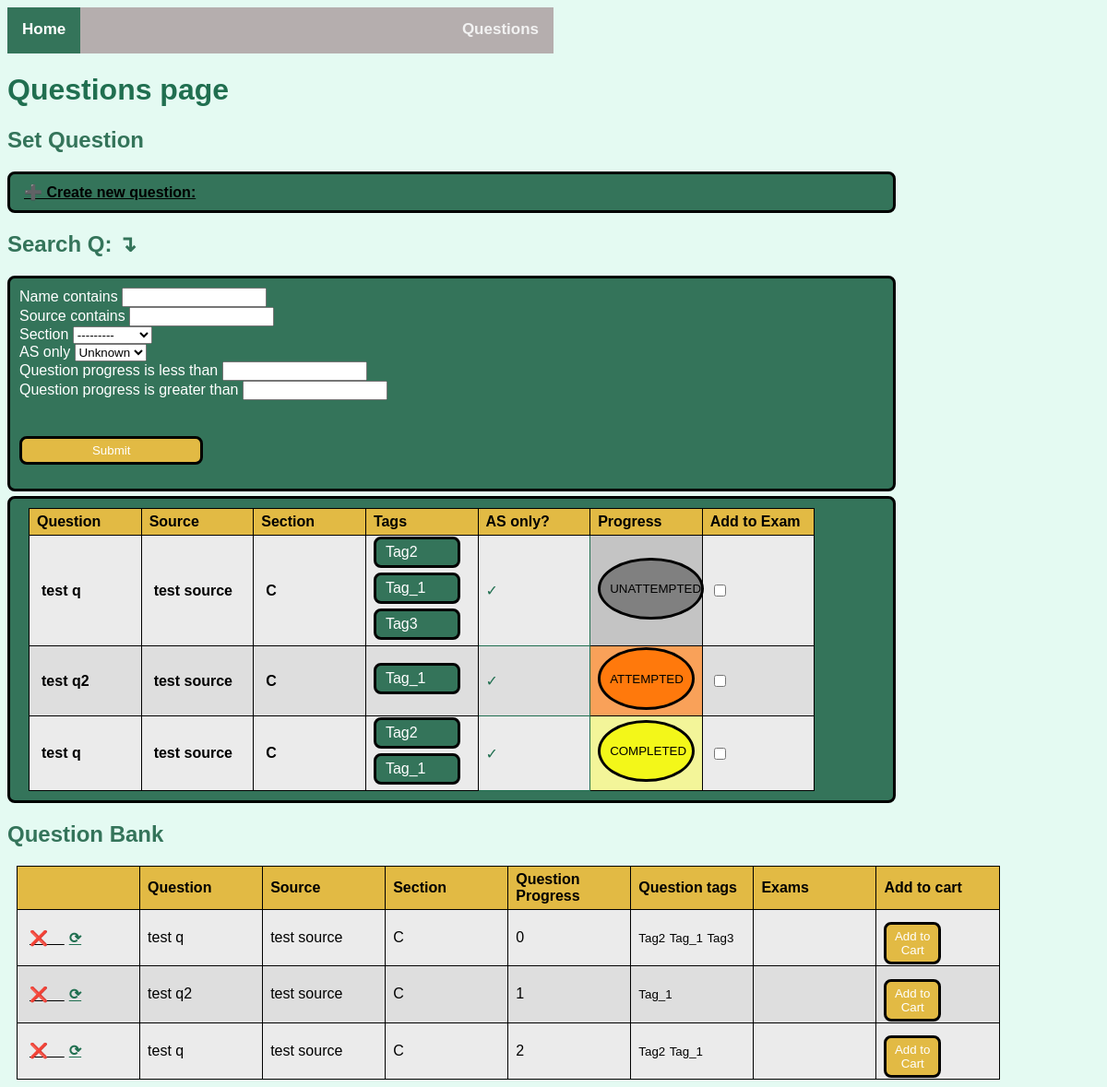
Screenshot of /questions/ with the database file from the repository.
### EB_app/models.py (models this page shows, shortened)
class Question(models.Model):
  name = models.CharField(unique=False, max_length=200)
  source = models.CharField(unique=False, max_length=200)
  Section_choices = [("C","Core"),("S","Stats"),("M","Mechanics"),]
  section = models.CharField(default = "C", max_length=1, choices= Section_choices)
  publish_year = models.DateTimeField()
  AS_only = models.BooleanField(default = True)
  question_progress = models.IntegerField(default = 0)
  tags = TaggableManager()
  class Meta:
    ordering = ["question_progress"]

### EB_app/views.py (the view)
# urls.py: path("questions/", views.QuestionsView, name = 'questions'), #name=''questions'' consistent with base template nav bar
def QuestionsView(request):
    questions = Question.objects.all()
    question_filter = QuestionFilter(request.GET, queryset= questions) #applies QuestionFilter to query set
    context ={
        'questions': questions,
        'question_filter': question_filter
    }
    return render(request, "EB_app/questions.html", context)

### EB_app/templates/EB_app/questions.html (shortened to what this page needs)
{% extends "EB_app/base.html" %}
{% load static %}
{% load crispy_forms_tags %}
{% block head %}
  <link rel="stylesheet" href = "{% static 'EB_app/style.css' %}">
{% endblock %}
{% block content %}
 <h1>Questions page</h1>
 <h2>Set Question</h2>
 <container>
    <a href="{% url "create_question" %}" > ➕ Create new question:  </a>
 </container>
 <h2>Search Q: ↴ </h2>
 <container>
  <form method = "get">
    {{ question_filter.form|crispy}}
    <button type ="submit" class="yellow_button"> Submit</button>
  </form>
 </container>
 <container>
   <table>
   <thead>
    <tr>
      <th>Question</th>
      <th>Source</th>
      <th>Section</th>
      <th>Tags</th>
      <th>AS only?</th>
      <th>Progress</th>
      <th>Add to Exam</th>
    </tr>
  </thead>
  <tbody>
    {% for question in question_filter.qs %}
      <tr>
        <td>
          <a>{{ question.name}}</a>
        </td>
        <td>
            <a>{{ question.source}}</a>
        </td>
        <td>
            <a>{{ question.section}}</a>
        </td>
        <td>
            {% for tag in question.tags.all %}
            <small_container>{{ tag }}</small_container>
            {% endfor %}
        </td>
        <td id="green_tick">
          {% if question.AS_only == True %}
          ✓
         {% endif %}
        </td>
        {% if question.question_progress == 0 %}
        <td id="zero_progress_cell">
        <container id="zero_progress">
        <p>UNATTEMPTED</p>
        </container>
        </td>
        {% elif question.question_progress == 1 %}
          <td id="one_progress_cell" >
            <container id="one_progress">
             <p>ATTEMPTED</p>
            </container>
          </td>
        {% elif question.question_progress == 2 %}
          <td id="two_progress_cell">
            <container  id="two_progress">
             <p>COMPLETED</p>
            </container>
          </td>
        {% else %}
          <td id="three_progress_cell">
            <container  id="three_progress">
             <p>REPEATED</p>
            </container>
          </td>
        {% endif %}
        <td>
          <input type= "checkbox" name="add_to_exam" value="{{question.id}}">
       </td>
      </tr>
      {% endfor %}
  </tbody>
  </table>
 </container>
 <h2>Question Bank</h2>
    <table class="questions-table">
      <thead>
        <tr>
          <th></th>
          <th>Question</th>
          <th>Source</th>
          <th>Section</th>
          <th>Question Progress</th>
          <th>Question tags</th>
          <th>Exams</th>
          <th>Add to cart
          </th>
        </tr>
      </thead>
      <tbody>
        {% for question in questions %}
          <tr>
            <td>
                <a href="{% url "delete_question" question.id %}" > ❌ &nbsp&nbsp </a>
                <a style="color: #206f50" href="{% url "update_question" question.id %}" >⟳ </a>
            </td>
            <td>
              {{ question.name}}
            </td>
            <td>
                {{ question.source}}
            </td>
            <td>
              {{ question.section}}
            </td>
            <td>
              {{ question.question_progress}}
            </td>
            <td>
               {% for tag in question.tags.all %}
                <small>{{ tag }}</small>
                {% endfor %}
            </td>
            <td>
           </td>
           <td>
            <button data-question="{{question.id}}" data-action="add" class="btn btn-outline-secondary add-btn update-cart">Add to Cart</button>
         </td>
          </tr>
          {% endfor %}
        </tbody>
      </table>
{% endblock %}

### EB_app/templates/EB_app/base.html (shortened to what this page needs)
<head>
    {% block head %}
    {% endblock %}
</head>
<body>
    <header>
        <nav class="topnav">
         <a class ='special_nav_item' href= "{% url 'home' %}"> Home </a>
         <a  href= "{% url 'questions' %}"> Questions </a>
        </nav>
    </header>
    {% block content %}
    {% endblock %}
</body>

### static/EB_app/style.css (style rules this page uses)
html * { font-family: Helvetica, Arial, sans-serif }
h1 { color: #206f50; }
h2 { color: #34745a; }
body { background-color: rgb(228, 250, 242) }
.topnav { width: 50%; height: 50px; background-color: rgb(181, 174, 174); overflow: hidden; display: flex; justify-content: space-between; }
.topnav a { float: left; color: #f2f2f2; text-align: center; padding: 14px 16px; text-decoration: none; font-size: 17px; }
.topnav a.special_nav_item { background-color: #34745a; color: white; }
table, th, td { border: 1px solid; border-collapse: collapse; width: 90%; text-align: left; padding-left: 8px; margin-left: 10px; table-layout: fixed; color: black; }
th { padding-top: 5px; padding-bottom: 5px; background-color: #e2ba44; border-color: black; color: black; }
tr:nth-child(even) { background-color: #dedede; }
tr:nth-child(odd) { background-color: #ebebeb; }
container { color: white; display: flex; background-color: #34745a; width: 80%; align-items: left; justify-content: left; border-style: solid; border-radius: 8px; border-width: 3px; border-color: black; margin-bottom: 5px; padding-left: 10px; padding-top: 10px; padding-bottom: 10px; }
small_container { color: white; display: flex; background-color: #34745a; width: 70%; align-items: center; justify-content: left; border-style: solid; border-radius: 8px; border-width: 3px; border-color: black; margin-bottom: 5px; padding-top: 5px; padding-left: 10px; padding-bottom: 5px; }
#green_tick { color: #206f50; }
a { color: black; text-align: left; padding-left: 5px; font-weight: bold; }
button { color: white; background-color: #e2ba44; width: 50%; align-items: center; justify-content: left; border-style: solid; border-radius: 8px; border-width: 3px; border-color: black; margin-top: 10%; padding-top: 5px; padding-bottom: 5px; }
#zero_progress { background: grey;color: black; font-size: smaller; inline-size: min-content; border-radius: 50%; }
#one_progress { background: rgb(255, 121, 12);color: black;font-size: smaller; border-radius: 50%; }
#two_progress { background: rgb(243, 247, 25); color: black;font-size: smaller; border-radius: 50%; }
#zero_progress_cell { background: rgb(196, 196, 196);color: black; }
#one_progress_cell { background: rgb(249, 161, 89);color: black; }
#two_progress_cell { background: rgb(243, 245, 153); color: black; }

### rows the page displays
Question: name "test q", source "test source", section "C", shows "UNATTEMPTED", question_progress "0"
Tag: name "Tag2"
Tag: name "Tag_1"
Tag: name "Tag3"
Question: name "test q2", source "test source", section "C", shows "ATTEMPTED", question_progress "1"
Question: name "test q", source "test source", section "C", shows "COMPLETED", question_progress "2"
